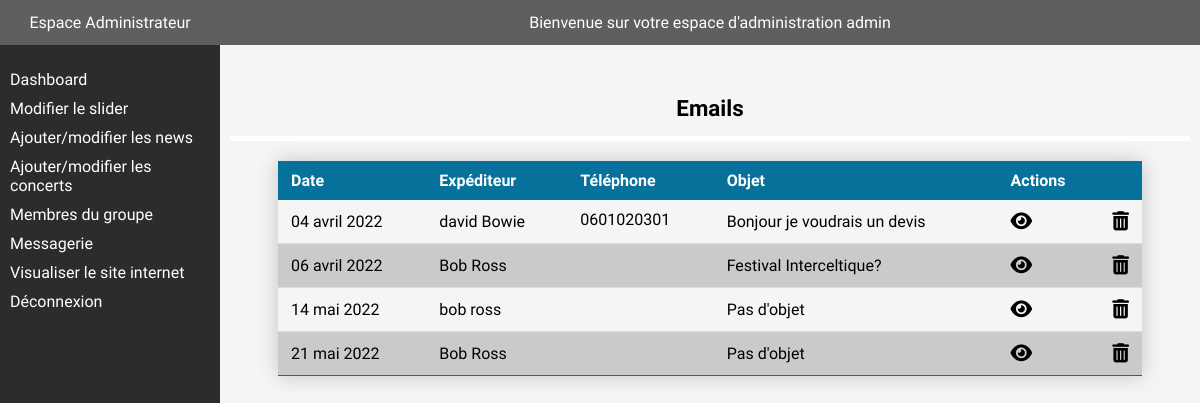
The page /indexAdmin.php?action=emailPage (signed in) on the database its author committed.
### tables this page shows
CREATE TABLE IF NOT EXISTS `contacts` (
  `id` int(10) unsigned NOT NULL AUTO_INCREMENT,
  `lastname` varchar(50) NOT NULL,
  `firstname` varchar(50) NOT NULL,
  `mail` varchar(100) NOT NULL,
  `phone` varchar(50) DEFAULT NULL,
  `subject` varchar(100) NOT NULL,
  `content` text NOT NULL,
  `createdAt` timestamp NOT NULL DEFAULT CURRENT_TIMESTAMP,
  PRIMARY KEY (`id`)
);

### app/Controllers/Controller.php (called while the page is built, shortened)
<?php
class Controller
{
    public function viewAdmin($viewName, $data = null, $error = null)
    {
        include('app/Views/administration/'.$viewName.'.php');
    }
    public static function formatDate($date, $format = "d F Y"){
        $englishMonths = array('January', 'February', 'March', 'April', 'May', 'June', 'July', 'August', 'September', 'October', 'November', 'December');
        $frenchMonths = array('janvier', 'février', 'mars', 'avril', 'mai', 'juin', 'juillet', 'août', 'septembre', 'octobre', 'novembre', 'décembre');
        return str_replace($englishMonths, $frenchMonths, date($format, strtotime($date)));
    }
}

### app/Controllers/AdminController.php (called while the page is built, shortened)
<?php
class AdminController extends Controller
{
    public function emailPage(){
        $emails = \Projet\Models\Contacts::all();
        $data = [
            'emails' => $emails
        ];
        return $this->viewAdmin('messages',$data);
    }
}

### app/Models/Contacts.php (called while the page is built, shortened)
<?php
class Contacts extends Manager
{
    public function __construct($data = [])
    {
        $this->id = $data["id"] ?? "";
        $this->firstname = $data['firstname'] ?? "";
        $this->lastname = $data['lastname'] ?? "";
        $this->phone = $data['phone'] ?? "";
        $this->subject = $data['subject'] ?? "";
        $this->createdAt = $data['createdAt'] ?? "";
    }
}

### app/Models/Manager.php (called while the page is built, shortened)
<?php
abstract class Manager
{
    private static $bdd = null;
    protected static function dbConnect()
    {
        if (isset(self::$bdd)) {
            return self::$bdd;
        } else {
            try {
                self::$bdd = new \PDO(
                    "mysql:dbname=" . $_ENV['DB_NAME'] . "; charset=utf8; host="  . $_ENV['DB_HOST'] . ":" . $_ENV['DB_PORT'],
                    $_ENV['DB_USERNAME'],
                    $_ENV['DB_PASSWORD']
                );
                return self::$bdd;
            } catch (Exception $e) {
                die('Erreur : ' . $e->getMessage());
            }
        }
    }
    public static function all()
    {
        $objects = [];
        $klass =  get_called_class();
        $child = explode("\\",$klass);
        $child = strtolower($child[array_key_last($child)]);
        $bdd = self::dbConnect();
        $sqlQuery = $bdd->prepare("SELECT * FROM `{$child}`");
        $sqlQuery->execute();
        $result = $sqlQuery->fetchAll();
        foreach ($result as $data) {
            array_push(
                $objects,
                new $klass($data)
            );
        }
        return $objects;
    }
}

### app/Views/administration/messages.php (the view)
<?php include('app/Views/administration/layouts/header.php'); ?>
<main class="admin-content">
    <?php include('app/Views/administration/layouts/sidebar.php'); ?>
    <section class="admin-message">
        <h1 class="message-title">Emails</h1>
        <?php if (!empty($data['emails'])){ ?>
        <div class="email-table">
            <table class="admin-table">
                <thead>
                    <tr>
                        <th>Date</th>
                        <th>Expéditeur</th>
                        <th class="fullscreen">Téléphone</th>
                        <th>Objet</th>
                        <th><span class="fullscreen">Actions</span></th>
                    </tr>
                </thead>
                <tbody>
                    <?php
                    foreach($data['emails'] as $email) {
                ?>
                    <tr>
                        <td>
                            <?= $this->formatDate($email->createdAt); ?>
                        </td>
                        <td>
                            <div>
                                <span><?= $email->firstname; ?>
                                </span> <span><?= $email->lastname; ?></span>
                            </div>
                        </td>
                        <td class="fullscreen">
                            <?= $email->phone; ?>
                        </td>
                        <td>
                            <?php if ($email->subject != ""){?>
                            <p><?= $email->subject; ?></p>
                            <?php
                        }else{
                        ?>
                            <p>Pas d'objet</p>
                            <?php
                        }
                        ?>
                        </td>
                        <td>
                            <div class="action-icon">
                                <div>
                                    <a href="indexAdmin.php?action=viewMail&id=<?=$email->id;?>">
                                        <i class="fa-solid fa-eye show"></i>
                                    </a>
                                </div>
                                <div class="fullscreen">
                                    <a href="indexAdmin.php?action=deleteMail&id=<?=$email->id;?>">
                                        <i class="fa-solid fa-trash-can trashcan"></i>
                                    </a>
                                </div>
                            </div>
                        </td>
                    </tr>
                    <?php } ?>
                </tbody>
            </table>
        </div>
        <?php }else{ ?>
        <div>
            <p>Vous n'avez aucun mail enregistré</p>
        </div>
        <?php } ?>
    </section>
</main>
<?php include('app/Views/administration/layouts/footer.php'); ?>

### app/Public/administration/css/style.css (style rules this page uses)
:root { --darkblue: rgb(6, 113, 155); --lightblue: rgb(11, 163, 223); --mediumgrey: #5f5f5f; --darkgrey: rgb(44, 44, 44); --vertgris: rgb(170, 202, 204); }
* { margin: 0; padding: 0; box-sizing: border-box; }
a { text-decoration: none; color: black; }
body { font-family: 'Fjalla One', arial, sans-serif; font-size: 16px; display: flex; flex-wrap: wrap; background-color: whitesmoke; }
h1, h2, h3 { margin-bottom: 20px; }
h1 { font-size: 1.4rem; text-align: center; margin-top: 15px; padding-bottom: 15px; border-bottom: thick solid white; }
section { margin-bottom: 30px; }
.admin-content { width: 100%; background-color: whitesmoke; }
.fullscreen { display: none; }
.admin-message { margin-top: 25px; width: 100%; padding: 10px; }
.admin-table { width: 100%; border-collapse: collapse; }
.admin-table thead tr { background-color: var(--darkblue); color: white; text-align: left; }
.admin-table th, .admin-table td { padding: 10px 13px; }
.admin-table tbody tr { border-bottom: thin solid #dddddd; }
.admin-table tbody tr:nth-of-type(even) { background-color: rgb(202, 202, 202); }
.admin-table tbody tr:last-of-type { border-bottom: thin solid var(--darkblue); }
.action-icon { display: flex; justify-content: space-between; font-size: 1.2rem; }
.trashcan { margin-left: 50px; }
@media screen and (min-width:778px) { .fullscreen { display: block; } }
@media screen and (min-width:778px) { .admin-content { display: flex; background-color: whitesmoke; height: 100%; } }
@media screen and (min-width:778px) { .admin-table { width: 100%; min-width: 558px; margin: 0 auto; } }
@media screen and (min-width:778px) { .email-table { width: 90%; min-width: 558px; margin: 0 auto; box-shadow: 0 0 20px rgba(0, 0, 0, 0.2); } }
@media screen and (min-width:778px) { .admin-message { width: 100%; } }

### rows shown on the page
contacts: createdAt "04 avril 2022", firstname "david", lastname "Bowie", phone "0601020301", subject "Bonjour je voudrais un devis"
contacts: createdAt "06 avril 2022", firstname "Bob", lastname "Ross", subject "Festival Interceltique?"
contacts: createdAt "14 mai 2022", firstname "bob", lastname "ross", subject "Pas d'objet"
contacts: createdAt "21 mai 2022", firstname "Bob", lastname "Ross", subject "Pas d'objet"

### other values the page prints
$_SESSION['firstname'] "admin"
